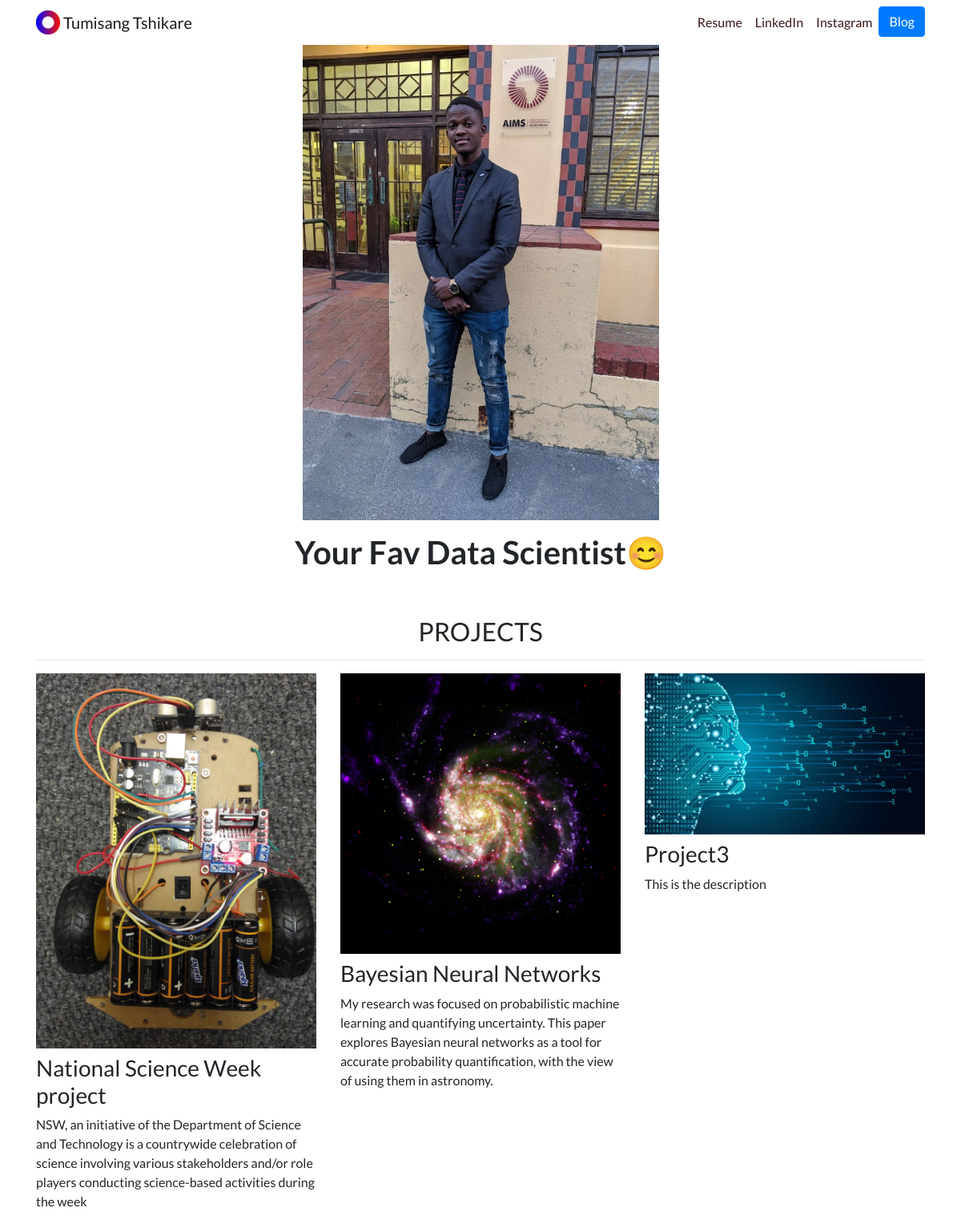
Before: / with the older database file.
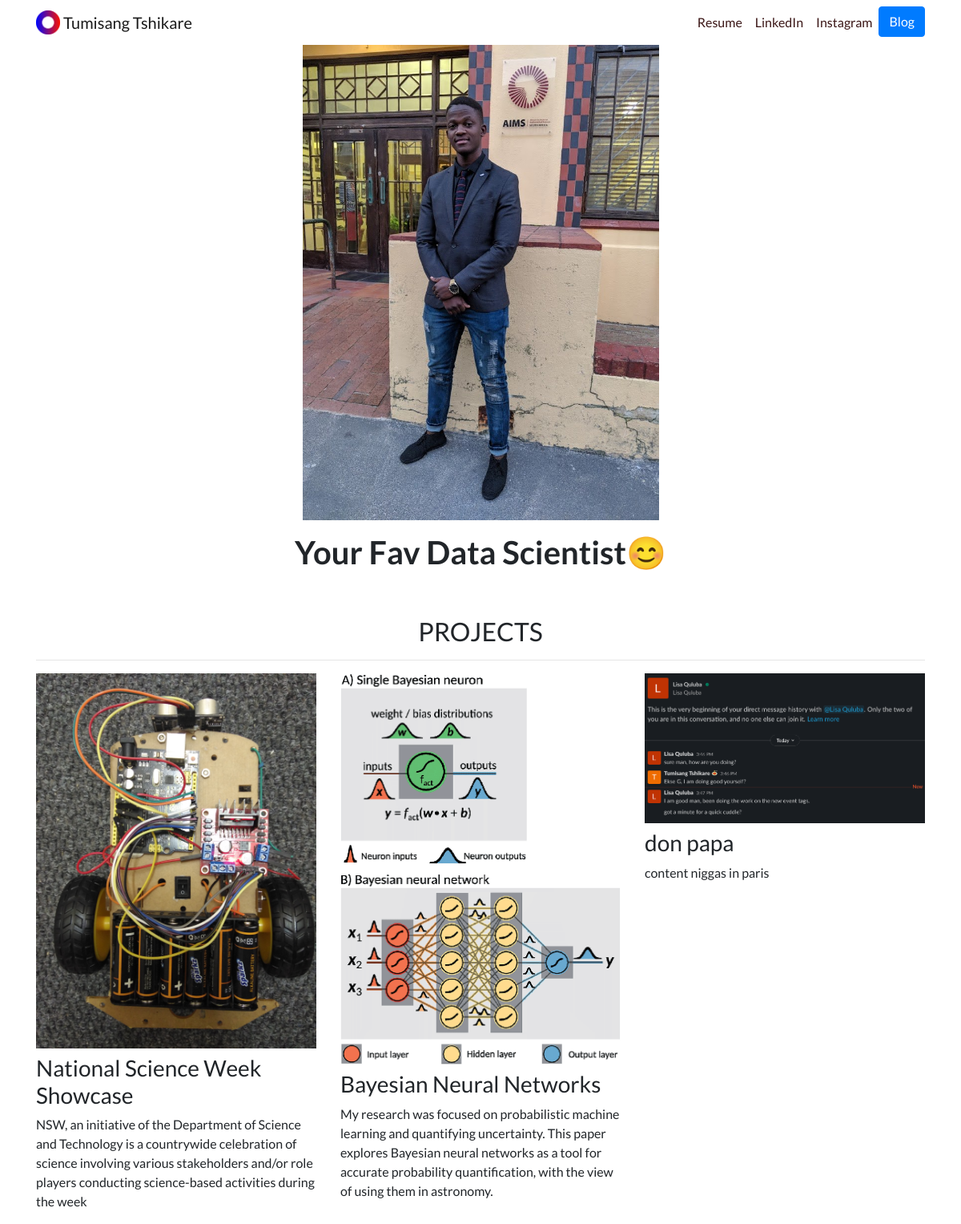
After: the same page with the newer database file.
### portfolio/models.py (models this page shows, shortened)
class Project(models.Model):
    title = models.CharField(max_length=250)
    description = models.CharField(max_length=250)
    image = models.ImageField(upload_to='portfolio/images/')
    url = models.URLField(blank=True)

### portfolio/views.py (the view)
# urls.py: 2. Add a URL to urlpatterns:  path('', views.home, name='home')
def home(request):
    projects = Project.objects.all()
    return render(request, 'portfolio/home.html',{'projects':projects})

### portfolio/templates/portfolio/home.html
{% extends "portfolio/base.html" %}
{% load static %}
{% block content %}
<div class="row justify-content-center mb-3">
  <div class="col-5">
    <img src="{% static 'portfolio/me.jpg' %}" class="img-fluid">
  </div>
</div>
<div class="row justify-content-center mb-3">
  <div class="col-md-9 text-center">
    <h1 id="hometext" class="font-weight-bold">Your Fav Data Scientist😊</h1>
  </div>
</div>
<h2 class="mt-5">  <center>PROJECTS </center> </h2>
<hr>
<div class="row">
  {% for project in projects %}
  <div class="col-lg-4 col-md-6">
    {% if project.url %}
    <a href="{{ project.url }}">
      <img src="{{ project.image.url }}"  class="img-fluid mb-2">
    </a>
    {% else %}
    <img src="{{ project.image.url }}" class="img-fluid mb-2">
    {% endif %}
    <h3>{{ project.title }}</h3>
    <p>{{ project.description }}</p>
  </div>
  {% endfor %}
</div>
{% endblock %}

### portfolio/templates/portfolio/base.html (shortened to what this page needs)
{% load static %}
<!doctype html>
<html lang="en">
<head>
  <link rel="stylesheet" href="https://stackpath.bootstrapcdn.com/bootstrap/4.4.1/css/bootstrap.min.css">
  <link rel="stylesheet" href="{% static "portfolio/custom.css" %}">
</head>
<body>
  <nav id="topNav" class="navbar navbar-expand-md navbar-light">
    <div class="container">
      <a class="navbar-brand" href="{% url 'home' %}">
        <img src="{% static "portfolio/Logo.png" %}" width="30" height="30" class="d-inline-block align-top" alt="Nick's Logo">
        <span>Tumisang Tshikare</span>
      </a>
      <div class="collapse navbar-collapse text-center" id="navbarNav">
        <ul class="navbar-nav ml-auto">
          <li class="nav-item">
            <a class="nav-link" href="{% static "portfolio/CVTumisang.pdf" %}">Resume</a>
          </li>
          <li class="nav-item">
            <a class="nav-link" href="https://www.linkedin.com/in/tumisangtshikare/" target="_blank">LinkedIn</a>
          </li>
          <li class="nav-item">
            <a class="nav-link" href="https://www.instagram.com/novip_exp/" target="_blank">Instagram</a>
          </li>
          <li>
            <a role="button" href="{% url 'blog:all_blogs' %}" class="btn btn-primary">Blog</a>
          </li>
        </ul>
      </div>
    </div>
  </nav>
  <div class="container">
    {% block content %}{% endblock %}
  </div>
</body>
</html>

### portfolio/static/portfolio/custom.css (style rules this page uses)
.navbar-nav .nav-link { color: rgb(58, 21, 21) !important; }
body { font-family: 'Lato', serif; }

Changed rows visible on the page:
removed Project: image (picture), title "Project3", description "This is the description"
changed Project: title "National Science Week project" → "National Science Week Showcase"
changed Project "Bayesian Neural Networks": image: a different picture
added Project: image (picture), title "don papa", description "content niggas in paris"
